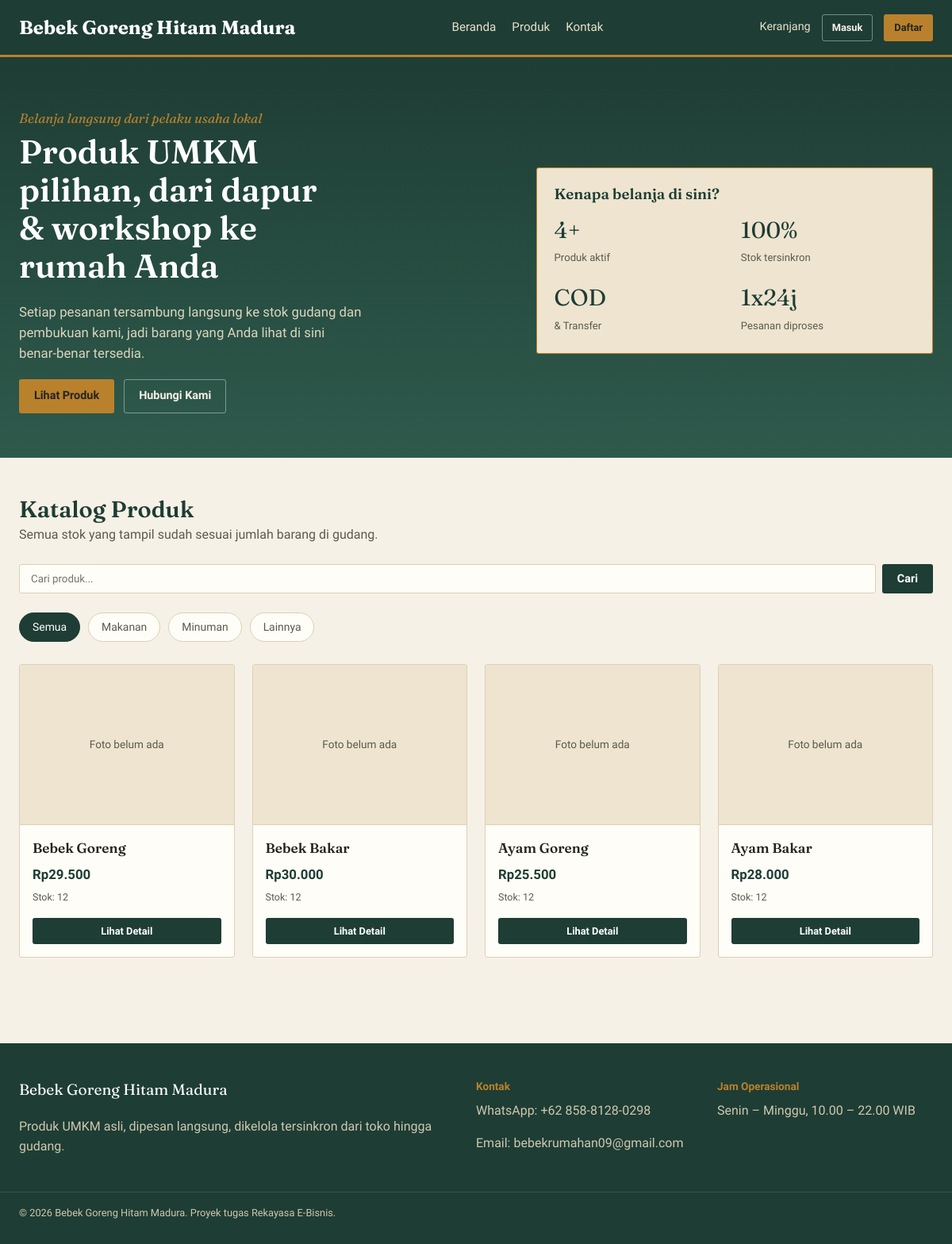
The page / on the database its author committed.
### tables this page shows
CREATE TABLE categories (
    id INT AUTO_INCREMENT PRIMARY KEY,
    name VARCHAR(100) NOT NULL
);

CREATE TABLE products (
    id INT AUTO_INCREMENT PRIMARY KEY,
    category_id INT DEFAULT NULL,
    name VARCHAR(150) NOT NULL,
    description TEXT,
    price DECIMAL(12,2) NOT NULL,
    stock INT NOT NULL DEFAULT 0,
    low_stock_threshold INT NOT NULL DEFAULT 5,
    image VARCHAR(255) DEFAULT NULL,
    is_active TINYINT(1) NOT NULL DEFAULT 1,
    created_at TIMESTAMP DEFAULT CURRENT_TIMESTAMP,
    updated_at TIMESTAMP DEFAULT CURRENT_TIMESTAMP ON UPDATE CURRENT_TIMESTAMP,
    FOREIGN KEY (category_id) REFERENCES categories(id) ON DELETE SET NULL
);

### includes/functions.php (called while the page is built, shortened)
<?php
function sanitize($str) {
    return htmlspecialchars(trim($str ?? ''), ENT_QUOTES, 'UTF-8');
}
function formatRupiah($amount) {
    return 'Rp' . number_format((float)$amount, 0, ',', '.');
}
function isLoggedIn() {
    return isset($_SESSION['user_id']);
}
function currentUser() {
    if (!isLoggedIn()) return null;
    $db = getDB();
    $stmt = $db->prepare('SELECT * FROM users WHERE id = ?');
    $stmt->execute([$_SESSION['user_id']]);
    return $stmt->fetch();
}

### index.php (the view, shortened to what this page needs)
<?php
$db = getDB();
$categories = $db->query('SELECT * FROM categories ORDER BY id')->fetchAll();
$categoryId = isset($_GET['category']) ? (int)$_GET['category'] : 0;
$search = trim($_GET['q'] ?? '');
$sql = 'SELECT * FROM products WHERE is_active = 1';
$params = [];
$sql .= ' ORDER BY created_at DESC';
$stmt = $db->prepare($sql);
$stmt->execute($params);
$products = $stmt->fetchAll();
require_once __DIR__ . '/includes/header.php';
?>
<section class="hero">
  <div class="wrap hero-inner">
    <div>
      <p class="hero-eyebrow">Belanja langsung dari pelaku usaha lokal</p>
      <h1>Produk UMKM pilihan, dari dapur &amp; workshop ke rumah Anda</h1>
      <p class="lead">Setiap pesanan tersambung langsung ke stok gudang dan pembukuan kami, jadi barang yang Anda lihat di sini benar-benar tersedia.</p>
      <div class="hero-actions">
        <a href="#produk" class="btn btn-primary">Lihat Produk</a>
        <a href="#kontak" class="btn btn-ghost">Hubungi Kami</a>
      </div>
    </div>
    <div class="hero-art">
      <h3>Kenapa belanja di sini?</h3>
      <div class="hero-stats">
        <div class="hero-stat"><span class="num"><?= count($products) ?>+</span><span class="lbl">Produk aktif</span></div>
        <div class="hero-stat"><span class="num">100%</span><span class="lbl">Stok tersinkron</span></div>
        <div class="hero-stat"><span class="num">COD</span><span class="lbl">&amp; Transfer</span></div>
        <div class="hero-stat"><span class="num">1x24j</span><span class="lbl">Pesanan diproses</span></div>
      </div>
    </div>
  </div>
</section>
<section class="section" id="produk">
  <div class="wrap">
    <div class="section-head">
      <div>
        <h2>Katalog Produk</h2>
        <p>Semua stok yang tampil sudah sesuai jumlah barang di gudang.</p>
      </div>
    </div>
    <form class="search-box" method="get" action="<?= BASE_URL ?>/index.php#produk">
      <input type="text" name="q" placeholder="Cari produk..." value="<?= sanitize($search) ?>">
      <button type="submit" class="btn btn-secondary">Cari</button>
    </form>
    <div class="filter-bar">
      <a href="<?= BASE_URL ?>/index.php#produk" class="<?= $categoryId === 0 ? 'active' : '' ?>">Semua</a>
      <?php foreach ($categories as $cat): ?>
        <a href="<?= BASE_URL ?>/index.php?category=<?= $cat['id'] ?>#produk"
           class="<?= $categoryId === (int)$cat['id'] ? 'active' : '' ?>">
          <?= sanitize($cat['name']) ?>
        </a>
      <?php endforeach; ?>
    </div>
    <?php if (empty($products)): ?>
      <div class="empty-state">
        <h3>Produk tidak ditemukan</h3>
        <p>Coba ubah kata kunci atau pilih kategori lain.</p>
      </div>
    <?php else: ?>
      <div class="product-grid">
        <?php foreach ($products as $p): ?>
          <div class="product-card">
            <div class="product-thumb">
            </div>
            <div class="product-body">
              <span class="product-name"><a href="<?= BASE_URL ?>/product-detail.php?id=<?= $p['id'] ?>"><?= sanitize($p['name']) ?></a></span>
              <span class="product-price"><?= formatRupiah($p['price']) ?></span>
              <span class="product-stock <?= $p['stock'] <= $p['low_stock_threshold'] ? 'low' : '' ?>">
                <?= $p['stock'] > 0 ? ('Stok: ' . $p['stock']) : 'Stok habis' ?>
              </span>
            </div>
            <div class="product-actions">
              <a href="<?= BASE_URL ?>/product-detail.php?id=<?= $p['id'] ?>" class="btn btn-secondary btn-block btn-sm">Lihat Detail</a>
            </div>
          </div>
        <?php endforeach; ?>
      </div>
    <?php endif; ?>
  </div>
</section>
<?php require_once __DIR__ . '/includes/footer.php'; ?>

### includes/header.php (shortened to what this page needs)
<?php
$__user = currentUser();
?>
<!DOCTYPE html>
<html lang="id">
<head>
<link rel="stylesheet" href="<?= BASE_URL ?>/assets/css/style.css">
</head>
<body>
<header class="site-header">
  <div class="wrap header-inner">
    <a href="<?= BASE_URL ?>/index.php" class="brand"><?= SITE_NAME ?></a>
    <nav class="main-nav">
      <a href="<?= BASE_URL ?>/index.php">Beranda</a>
      <a href="<?= BASE_URL ?>/index.php#produk">Produk</a>
      <a href="<?= BASE_URL ?>/index.php#kontak">Kontak</a>
    </nav>
    <div class="header-actions">
      <a href="<?= BASE_URL ?>/cart.php" class="icon-link" aria-label="Keranjang">
        Keranjang
      </a>
      <?php if ($__user): ?>
        <div class="user-menu">
          <span class="user-name"><?= sanitize($__user['name']) ?></span>
          <?php if ($__user['role'] === 'admin'): ?>
            <a href="<?= BASE_URL ?>/admin/dashboard.php" class="btn btn-ghost btn-sm">Dashboard Admin</a>
          <?php endif; ?>
          <a href="<?= BASE_URL ?>/logout.php" class="btn btn-ghost btn-sm">Keluar</a>
        </div>
      <?php else: ?>
        <a href="<?= BASE_URL ?>/login.php" class="btn btn-ghost btn-sm">Masuk</a>
        <a href="<?= BASE_URL ?>/register.php" class="btn btn-primary btn-sm">Daftar</a>
      <?php endif; ?>
    </div>
  </div>
</header>
<main>

### includes/footer.php (shortened to what this page needs)
</main>
<footer class="site-footer" id="kontak">
  <div class="wrap footer-inner">
    <div>
      <p class="footer-brand"><?= SITE_NAME ?></p>
      <p class="footer-tag">Produk UMKM asli, dipesan langsung, dikelola tersinkron dari toko hingga gudang.</p>
    </div>
    <div>
      <p class="footer-heading">Kontak</p>
      <p>WhatsApp: +62 858-8128-0298</p>
      <p>Email: bebekrumahan09@gmail.com</p>
    </div>
    <div>
      <p class="footer-heading">Jam Operasional</p>
      <p>Senin – Minggu, 10.00 – 22.00 WIB</p>
    </div>
  </div>
  <div class="wrap footer-bottom">
    <p>&copy; <?= date('Y') ?> <?= SITE_NAME ?>. Proyek tugas Rekayasa E-Bisnis.</p>
  </div>
</footer>
</body>
</html>

### rows shown on the page
categories: name "Makanan"
categories: name "Minuman"
categories: name "Lainnya"
products: name "Bebek Goreng", price "Rp29.500", stock "12"
products: name "Bebek Bakar", price "Rp30.000", stock "12"
products: name "Ayam Goreng", price "Rp25.500", stock "12"
products: name "Ayam Bakar", price "Rp28.000", stock "12"

### other values the page prints
SITE_NAME "Bebek Goreng Hitam Madura"
count($products) "4"
